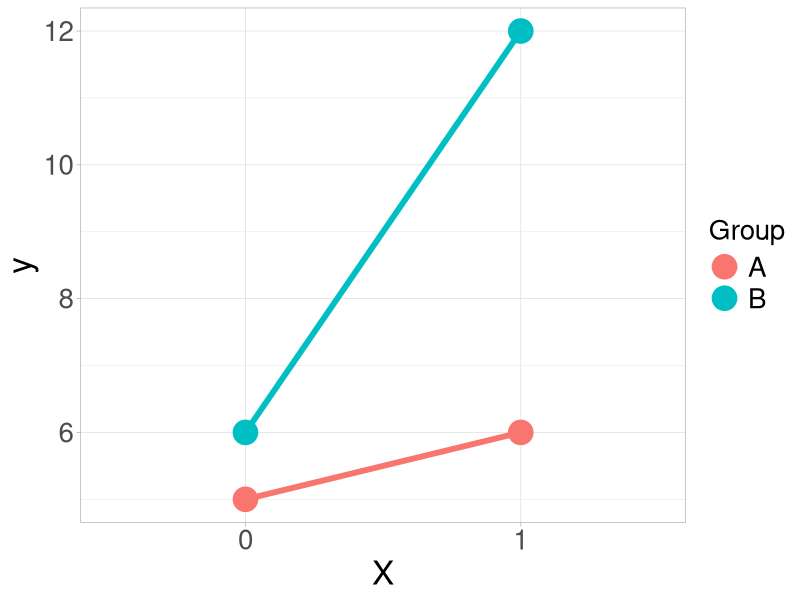
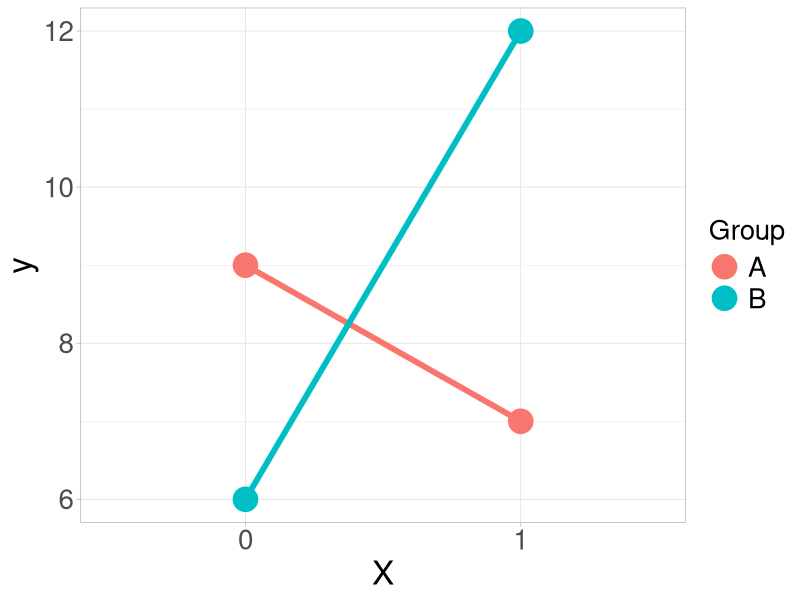
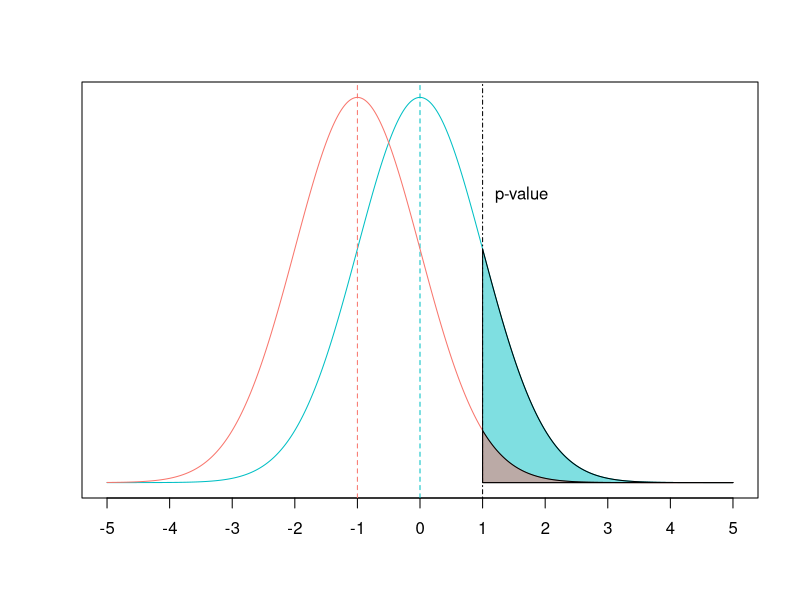
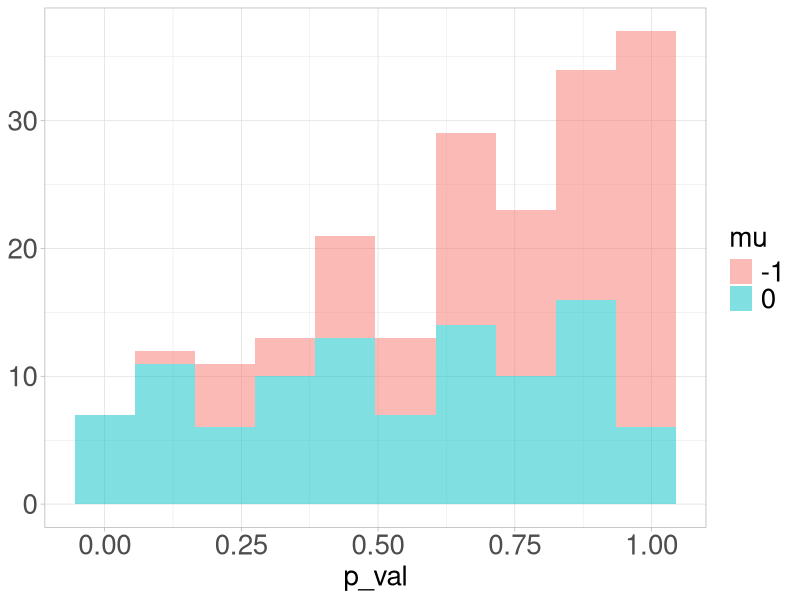
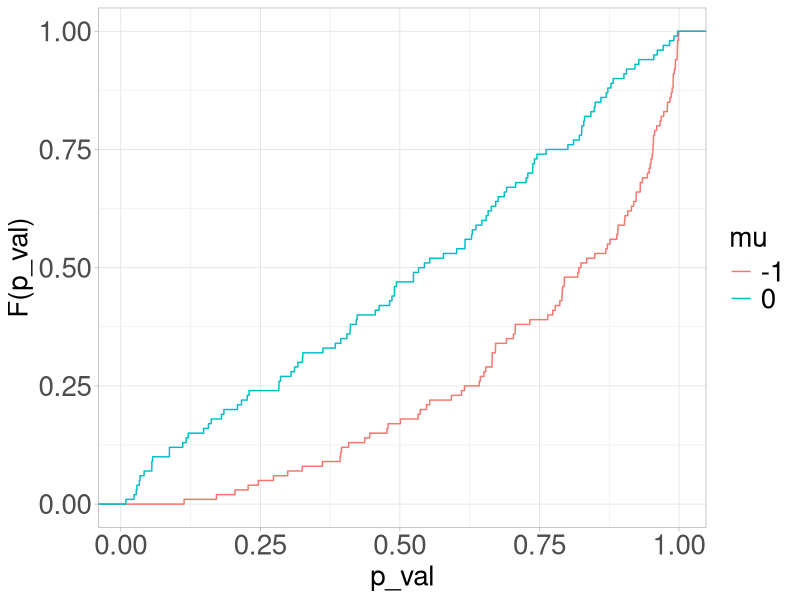
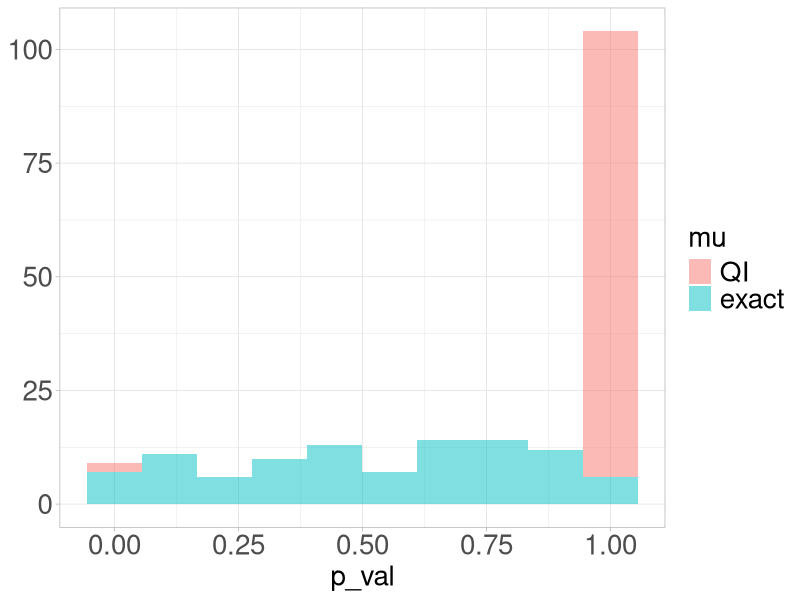
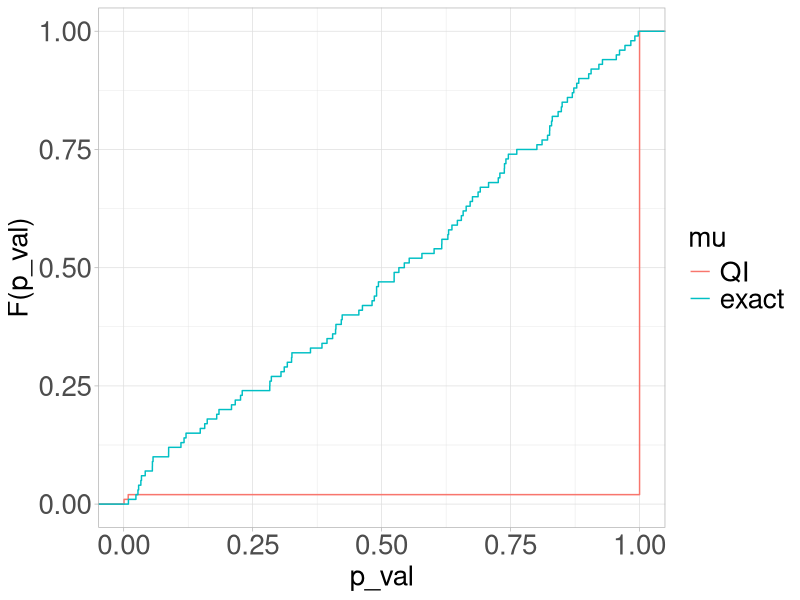
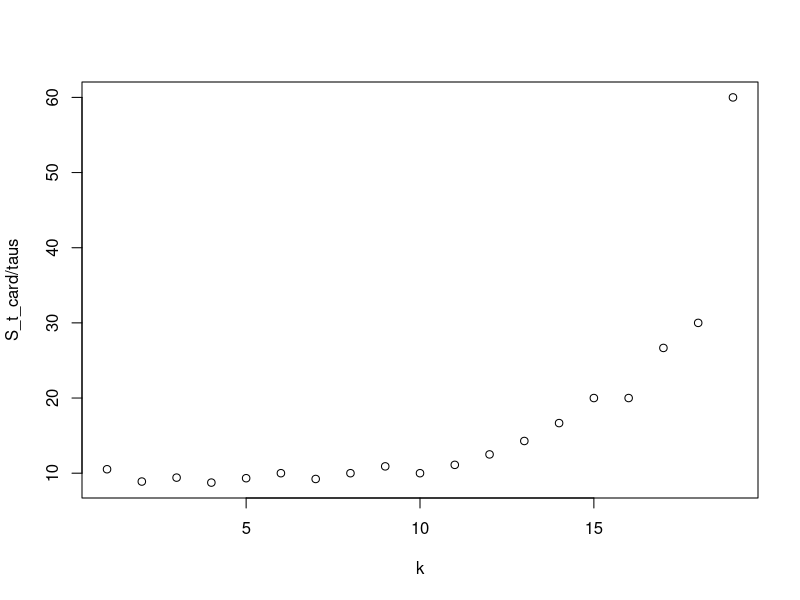

Source code (R) for these figures, in order:
## ---- chunk 1

## ---- chunk 2
library(tidyverse)
## ---- chunk 3
tibble(X = factor(c(0, 0, 1, 1)),
       Group = factor(c("A", "B", "A", "B")),
       y = c(5, 6, 6, 12)) %>%
  ggplot(aes(X, y, color = Group, group = Group)) +
  geom_line(lwd = 2) +
  geom_point(size = 8) +
  theme_light() +
  theme(axis.text.x = element_text(size = 20),
        axis.text.y = element_text(size = 20),
        axis.title.x = element_text(size = 24),
        axis.title.y = element_text(size = 24),
        legend.text = element_text(size = 20),
        legend.title = element_text(size = 20))
## ---- chunk 4
tibble(X = factor(c(0, 0, 1, 1)),
       Group = factor(c("A", "B", "A", "B")),
       y = c(9, 6, 7, 12)) %>%
  ggplot(aes(X, y, color = Group, group = Group)) +
  geom_line(lwd = 2) +
  geom_point(size = 8) +
  theme_light() +
  theme(axis.text.x = element_text(size = 20),
        axis.text.y = element_text(size = 20),
        axis.title.x = element_text(size = 24),
        axis.title.y = element_text(size = 24),
        legend.text = element_text(size = 20),
        legend.title = element_text(size = 20))
## ---- chunk 5
p_global_bonferroni <- function(p_vals) {
  n <- length(p_vals)
  return(min(n * min(p_vals), 1))
}
## ---- chunk 6
x <- seq(-5, 5, 0.01)
f0 <- dnorm(x, mean = 0)
f_1 <- dnorm(x, mean = -1)
plot(x, f0, type = "l", col = "#00BFC4",
     xlab = "", ylab = "", xaxt = "n", yaxt = "n")
axis(1, at = seq(-5, 5, by = 1))
abline(v = 0, col = "#00BFC4", lty = 2)
lines(x, f_1, col = "#F8766D")
abline(v = -1, col = "#F8766D", lty = 2)
abline(v = 1, col = 1, lty = 4)
text(1.2, 0.3, labels = "p-value", adj = c(0, 0.5))
gr <- as.vector(col2rgb("#00BFC4")) / 255
re <- as.vector(col2rgb("#F8766D")) / 255
polygon(c(x[x>=1], max(x), 1), c(f0[x>=1], 0, 0),
        col=rgb(gr[1], gr[2], gr[3], 0.5))
polygon(c(x[x>=1], max(x), 1), c(f_1[x>=1], 0, 0),
        col=rgb(re[1], re[2], re[3], 0.5))

## ---- chunk 7
y1 <- rnorm(n = 100, mean = 0)
p1 <- 1 - pnorm(y1, mean = 0)
y2 <- rnorm(n = 100, mean = -1)
p2 <- 1 - pnorm(y2, mean = 0)

## ---- chunk 8
df <- tibble(p_val = c(p1, p2),
             mu = factor(c(rep(0, 100), rep(-1, 100))))
h <- df %>%
  ggplot(aes(p_val, fill = mu)) +
  geom_histogram(bins = 10, alpha = 0.5)

cdf <- df %>%
  ggplot(aes(p_val, color = mu)) +
  stat_ecdf()
## ---- chunk 9
h +
  labs(y = NULL) +
  theme_light() +
  theme(axis.text = element_text(size = 20),
        axis.title.x = element_text(size = 20),
        legend.text = element_text(size = 20),
        legend.title = element_text(size = 20))
## ---- chunk 10
cdf +
  labs(y = "F(p_val)") +
  theme_light() +
  theme(axis.text = element_text(size = 20),
        axis.title.y = element_text(size = 20),
        axis.title.x = element_text(size = 20),
        legend.text = element_text(size = 20),
        legend.title = element_text(size = 20))
## ---- chunk 11
set.seed(1)
## ---- chunk 12
y3 <- rnorm(100, mean = c(3, 3, rep(-10, 98)))
p3 <- 1 - pnorm(y3, mean = 0)

signif(head(p3), digits = 2)
## ---- chunk 13
df <- tibble(p_val = c(p1, p3),
             mu = factor(c(rep("exact", 100), rep("QI", 100)),
                         levels = c("QI", "exact")))
h <- df %>%
  ggplot(aes(p_val, fill = mu)) +
  geom_histogram(bins = 10, alpha = 0.5)

cdf <- df %>%
  ggplot(aes(p_val, color = mu)) +
  stat_ecdf()
## ---- chunk 14
h +
  labs(y = NULL) +
  theme_light() +
  theme(axis.text = element_text(size = 20),
        axis.title.x = element_text(size = 20),
        legend.text = element_text(size = 20),
        legend.title = element_text(size = 20))
## ---- chunk 15
cdf +
  labs(y = "F(p_val)") +
  theme_light() +
  theme(axis.text = element_text(size = 20),
        axis.title.y = element_text(size = 20),
        axis.title.x = element_text(size = 20),
        legend.text = element_text(size = 20),
        legend.title = element_text(size = 20))
## ---- chunk 16
p_pos <- 1 - pnorm(y3, mean = 0)
p_neg <- pnorm(y3, mean = 0)

p_global_bonferroni(p_pos); p_global_bonferroni(p_neg)

max(p_global_bonferroni(p_pos), p_global_bonferroni(p_neg)) 
## ---- chunk 17
p_global_bonferroni(p3[p3 <= 0.8] / 0.8)
## ---- chunk 18
tau <- 0.8
p_pos <- 1 - pnorm(y3, mean = 0)
p_neg <- pnorm(y3, mean = 0)

(p_pos_gl <- p_global_bonferroni(p_pos[p_pos <= tau] / tau))
(p_neg_gl <- p_global_bonferroni(p_neg[p_neg <= tau] / tau))

max(p_pos_gl, p_neg_gl)
## ---- chunk 19
n_sim <- 10000
reject <- numeric(n_sim); reject_cond <- numeric(n_sim)

for (j in 1:n_sim) {
  y <- rnorm(100, mean = c(4, rep(-4, 99)))
  p <- 1 - pnorm(y, mean = 0)
  reject[j] <- as.integer(p_global_bonferroni(p) < 0.05)
  reject_cond[j] <- as.integer(p_global_bonferroni(p[p <= 0.8]/0.8) < 0.05)
}
mean(reject); mean(reject_cond)
## ---- chunk 20
reject <- numeric(n_sim); reject_cond <- numeric(n_sim)

for (j in 1:n_sim) {
  y <- rnorm(100, mean = c(rep(1, 50), rep(-1, 50)))
  p_pos <- 1 - pnorm(y, mean = 0)
  p_neg <- pnorm(y, mean = 0)
  p_pos_gl <- p_global_bonferroni(p_pos)
  p_neg_gl <- p_global_bonferroni(p_neg)
  p <- max(p_pos_gl, p_neg_gl)
  reject[j] <- as.integer(p < 0.05)
  p_pos_gl <- p_global_bonferroni(p_pos[p_pos <= 0.8] / 0.8)
  p_neg_gl <- p_global_bonferroni(p_neg[p_neg <= 0.8] / 0.8)
  p <- max(p_pos_gl, p_neg_gl)
  reject_cond[j] <- as.integer(p < 0.05)
}
mean(reject); mean(reject_cond)
## ---- chunk 21
p_values <- c(1.0, 1.0, 0.95, 0.9, 0.8, 0.7, 0.5, 0.2, 0.1, 0.01, 0.01, 0.001)
taus <- seq(0.95, 0.05, -0.05)
K <- length(taus)
S_t_card <- numeric(K)
for (k in 1:K) {
  S_t_card[k] <- length(p_values[p_values <= taus[k]])
}

plot(1:K, S_t_card / taus, xlab = "k")
